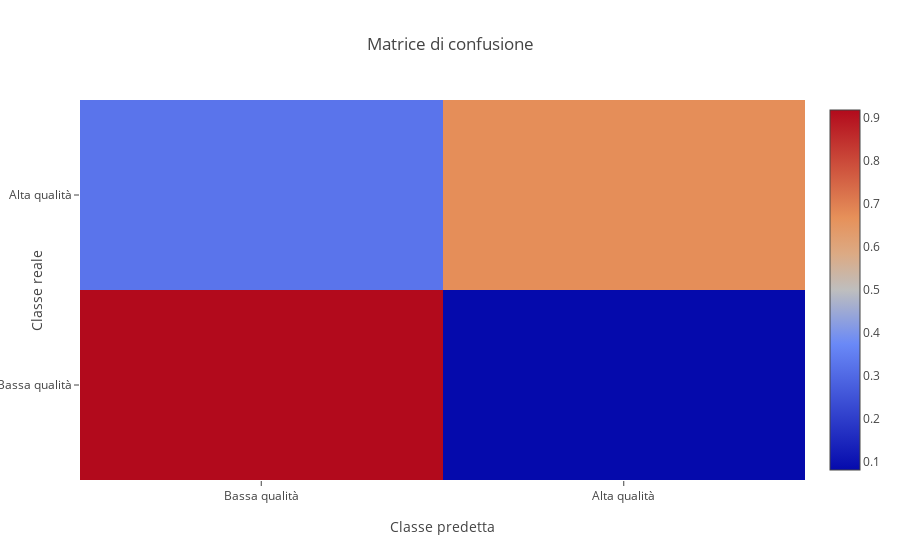
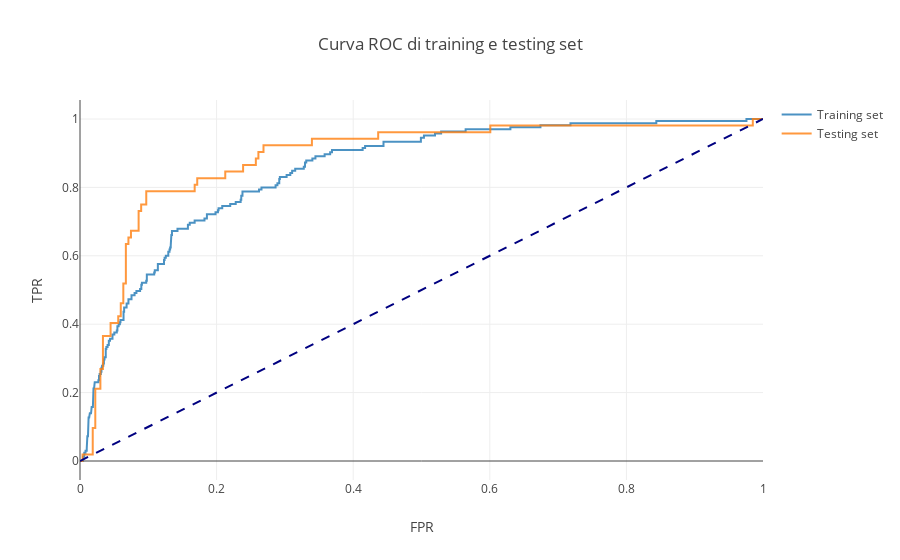

Notebook cell for these charts, in order:
### Markdown cell above
I cosiddetti <i>metodi Naive Bayes</i>, letteralmente <i>metodi ingenui di Bayes</i> sono un insieme di algoritmi di tipo <b>supervisionato</b> che operano per mezzo del teorema di Bayes con l'assunzione di indipendenza condizionale tra ciascuna coppia di osservazioni (ossia, il valore di un'osservazione non è influenzato dal valore dell'altra). Il <b>teorema di Bayes</b> si può riassumere nella seguente equazione:

$$ \begin{align}\begin{aligned}P(y \mid x_1, \dots, x_n) \propto P(y) \prod_{i=1}^{n} P(x_i \mid y)\\\Downarrow\\\hat{y} = \arg\max_y P(y) \prod_{i=1}^{n} P(x_i \mid y),\end{aligned}\end{align} $$

dove $ y $ è l'output e $ x_1, ..., x_n $ sono le osservazioni. Questo algoritmo risulta semplice da implementare e comodo da utilizzare, perchè richiede pochi dati di training per funzionare in maniera discreta e non consuma troppe risorse computazionali.<br>
I classificatori basati su questo algoritmo si differenziano in base alla probabilità (stimata a priori) che l'analista assegna ai dati di input. Ciò significa che è possibile costruire un diverso classificatore assumendo che i dati che si sta andando a studiare siano distribuiti con una certa distribuzione che è compito di chi compie l'analisi comprendere. Nel contesto di questa analisi sarà utilizzatp un classificatore naive di Bayes con l'assunzione che le osservazioni siano distribuiti secondo una distrubuzione gaussiana. In altre parole il termine dentro la produttoria sarà $$ P(x_i \mid y) = \frac{1}{\sqrt{2\pi\sigma^2_y}} \exp\left(-\frac{(x_i - \mu_y)^2}{2\sigma^2_y}\right) $$

### Code cell
my_multiclassifier.NB_analysis()

### Figure 1 — Plotly figure (JSON) as saved in the notebook; plotly's stock layout.template omitted (floating-point values rounded to 4 significant figures)
{"data": [{"type": "heatmap", "uid": "ca172f26-8974-416c-9cfb-7900efb22672", "x": ["Bassa qualità", "Alta qualità"], "y": ["Bassa qualità", "Alta qualità"], "z": [[0.918, 0.082], [0.327, 0.673]]}], "layout": {"title": {"text": "Matrice di confusione"}, "xaxis": {"title": {"text": "Classe predetta"}}, "yaxis": {"title": {"text": "Classe reale"}}}}

### Figure 2 — Plotly figure (JSON) as saved in the notebook; plotly's stock layout.template omitted (floating-point values rounded to 4 significant figures; data arrays with more than 128 entries replaced by an {"elided": "..."} marker saying what was removed)
{"data": [{"marker": {"color": "rgba(31,119,180,.8)", "line": {"color": "rgb(0, 0, 0)", "width": 2}, "size": 10}, "mode": "lines", "name": "Training set", "type": "scatter", "uid": "3bc3d865-d8e3-4d47-b30e-0c789d448448", "x": {"elided": "426 float values"}, "y": {"elided": "426 float values"}}, {"marker": {"color": "rgba(255, 127, 14,.8)", "line": {"color": "rgb(0, 0, 0)", "width": 2}, "size": 10}, "mode": "lines", "name": "Testing set", "type": "scatter", "uid": "ccc71ed1-d224-41f9-a2bd-ce3aef3d3a20", "x": [0, 0.003731, 0.003731, 0.01866, 0.01866, 0.02239, 0.02239, 0.02985, 0.02985, 0.03358, 0.03358, 0.04478, 0.04478, 0.05597, 0.05597, 0.0597, 0.0597, 0.06343, 0.06343, 0.06716, 0.06716, 0.0709, 0.0709, 0.07463, 0.07463, 0.08582, 0.08582, 0.08955, 0.08955, 0.09701, 0.09701, 0.1679, 0.1679, 0.1716, 0.1716, 0.2127, 0.2127, 0.2388, 0.2388, 0.2575, 0.2575, 0.2612, 0.2612, 0.2687, 0.2687, 0.3396, 0.3396, 0.4104, 0.4179, 0.4291, 0.4366, 0.4366, 0.6007, 0.6007, 0.6604, 0.6679, 0.7127, 0.7201, 0.7425, 0.75, 0.9291, 0.9366, 0.9851, 0.9851, 0.9925, 1], "y": [0, 0, 0.01923, 0.01923, 0.09615, 0.09615, 0.2115, 0.2115, 0.2692, 0.2692, 0.3654, 0.3654, 0.4038, 0.4038, 0.4231, 0.4231, 0.4615, 0.4615, 0.5192, 0.5192, 0.6346, 0.6346, 0.6538, 0.6538, 0.6731, 0.6731, 0.7308, 0.7308, 0.75, 0.75, 0.7885, 0.7885, 0.8077, 0.8077, 0.8269, 0.8269, 0.8462, 0.8462, 0.8654, 0.8654, 0.8846, 0.8846, 0.9038, 0.9038, 0.9231, 0.9231, 0.9423, 0.9423, 0.9423, 0.9423, 0.9423, 0.9615, 0.9615, 0.9808, 0.9808, 0.9808, 0.9808, 0.9808, 0.9808, 0.9808, 0.9808, 0.9808, 0.9808, 1, 1, 1]}, {"line": {"color": "navy", "dash": "dash", "width": 2}, "mode": "lines", "showlegend": false, "type": "scatter", "uid": "a5188860-ec2b-4529-84ff-c77610b3ad48", "x": [0, 1], "y": [0, 1]}], "layout": {"showlegend": true, "title": {"text": "Curva ROC di training e testing set"}, "xaxis": {"title": {"text": "FPR"}}, "yaxis": {"title": {"text": "TPR"}}}}
